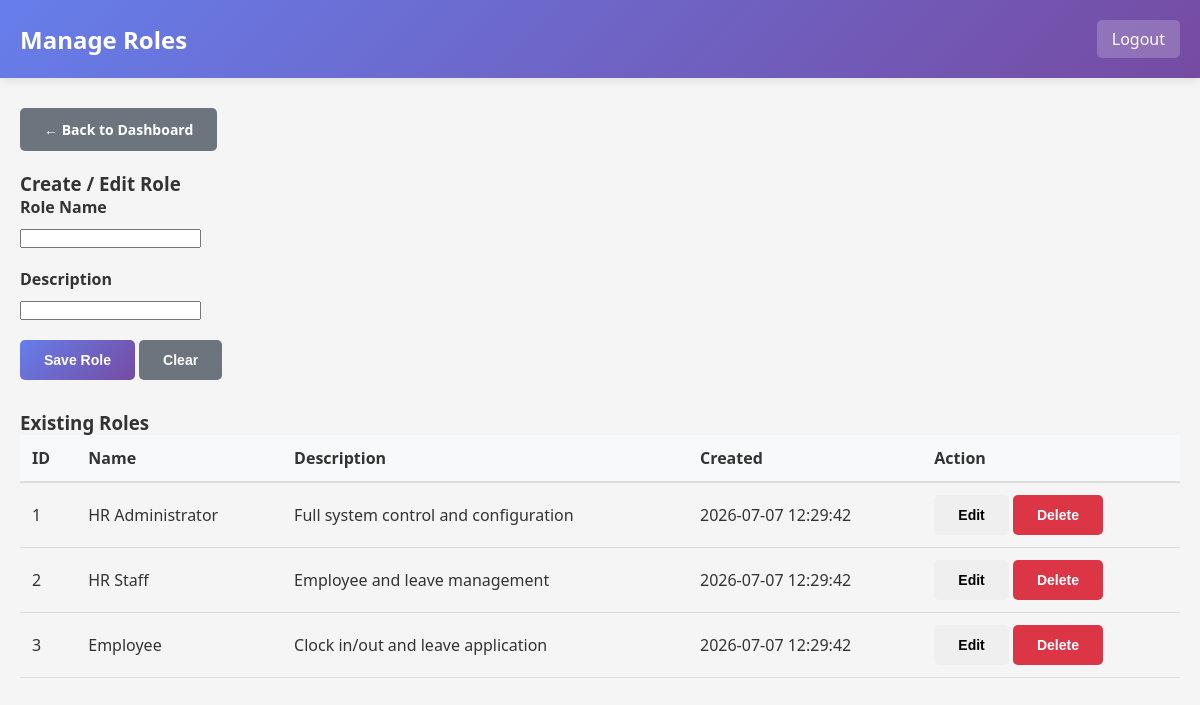
Page /admin/roles.php (signed in) on the committed database.
### tables this page shows
CREATE TABLE `roles` (
  `role_id` int(11) NOT NULL AUTO_INCREMENT,
  `role_name` varchar(50) NOT NULL,
  `description` text DEFAULT NULL,
  `created_at` timestamp NOT NULL DEFAULT current_timestamp(),
  `is_deleted` tinyint(1) DEFAULT 0,
  `deleted_at` timestamp NULL DEFAULT NULL,
  `deleted_by` int(11) DEFAULT NULL,
  PRIMARY KEY (`role_id`),
  UNIQUE KEY `role_name` (`role_name`),
  KEY `idx_roles_deleted` (`is_deleted`,`deleted_at`)
);

### admin/roles.php (the view, shortened to what this page needs)
<?php
require_once '../config/database.php';
$roles = [];
$res = $conn->query("SELECT role_id, role_name, description, created_at FROM roles ORDER BY role_id ASC");
if ($res) $roles = $res->fetch_all(MYSQLI_ASSOC);
?>
<!DOCTYPE html>
<html>
<head>
    <link rel="stylesheet" href="../assets/css/style.css">
</head>
<body>
<div class="navbar"><h2>Manage Roles</h2><div class="navbar-user"> <a href="../logout.php">Logout</a></div></div>
<div class="container">
    <a href="dashboard.php" class="btn btn-secondary">← Back to Dashboard</a>
    <h3 style="margin-top:20px;">Create / Edit Role</h3>
    <form method="post" style="max-width:600px;">
        <div class="form-group">
            <label>Role Name</label>
            <input name="role_name" id="role_name" required>
        </div>
        <div class="form-group">
            <label>Description</label>
            <input name="description" id="description">
        </div>
        <div class="button-group">
            <button type="submit" name="save_role" class="btn btn-primary">Save Role</button>
            <button type="button" id="role_clear" class="btn btn-secondary">Clear</button>
        </div>
    </form>
    <h3 style="margin-top:30px;">Existing Roles</h3>
    <table>
        <thead><tr><th>ID</th><th>Name</th><th>Description</th><th>Created</th><th>Action</th></tr></thead>
        <tbody>
            <?php foreach ($roles as $r): ?>
            <tr>
                <td><?php echo (int)$r['role_id']; ?></td>
                <td><?php echo htmlspecialchars($r['role_name']); ?></td>
                <td><?php echo htmlspecialchars($r['description']); ?></td>
                <td><?php echo htmlspecialchars($r['created_at']); ?></td>
                <td>
                    <button class="btn" onclick="editRole(<?php echo (int)$r['role_id']; ?>, '<?php echo htmlspecialchars(addslashes($r['role_name'])); ?>', '<?php echo htmlspecialchars(addslashes($r['description'])); ?>')">Edit</button>
                    <form method="post" style="display:inline;" onsubmit="return confirm('Delete role?');">
                        <button type="submit" name="delete_role" class="btn btn-danger">Delete</button>
                    </form>
                </td>
            </tr>
            <?php endforeach; ?>
        </tbody>
    </table>
</div>
</body>
</html>

### assets/css/style.css (style rules this page uses)
* { margin: 0; padding: 0; box-sizing: border-box; }
body { font-family: 'Segoe UI', Tahoma, Geneva, Verdana, sans-serif; background-color: #f5f5f5; color: #333; }
.navbar { background: linear-gradient(135deg, #667eea 0%, #764ba2 100%); color: white; padding: 20px; display: flex; justify-content: space-between; align-items: center; box-shadow: 0 2px 10px rgba(0, 0, 0, 0.1); }
.navbar h2 { font-size: 24px; font-weight: 600; }
.navbar-user { display: flex; gap: 15px; align-items: center; }
.navbar-user a { background: rgba(255, 255, 255, 0.2); color: white; padding: 8px 15px; text-decoration: none; border-radius: 5px; transition: background 0.3s; }
.container { max-width: 1200px; margin: 30px auto; padding: 0 20px; }
.btn { display: inline-block; padding: 12px 24px; border: none; border-radius: 5px; cursor: pointer; font-size: 14px; font-weight: 600; text-decoration: none; transition: all 0.3s; }
.btn-primary { background: linear-gradient(135deg, #667eea 0%, #764ba2 100%); color: white; }
.btn-danger { background: #dc3545; color: white; }
.btn-secondary { background: #6c757d; color: white; }
table { width: 100%; border-collapse: collapse; }
table thead { background-color: #f8f9fa; border-bottom: 2px solid #ddd; }
table th { padding: 12px; text-align: left; font-weight: 600; color: #333; }
table td { padding: 12px; border-bottom: 1px solid #ddd; }
.form-group { margin-bottom: 20px; }
label { display: block; margin-bottom: 8px; font-weight: 600; color: #333; }

### rows in the picture
roles: role_id "1", role_name "HR Administrator", description "Full system control and configuration", created_at "2026-07-07 12:29:42"
roles: role_id "2", role_name "HR Staff", description "Employee and leave management", created_at "2026-07-07 12:29:42"
roles: role_id "3", role_name "Employee", description "Clock in/out and leave application", created_at "2026-07-07 12:29:42"
